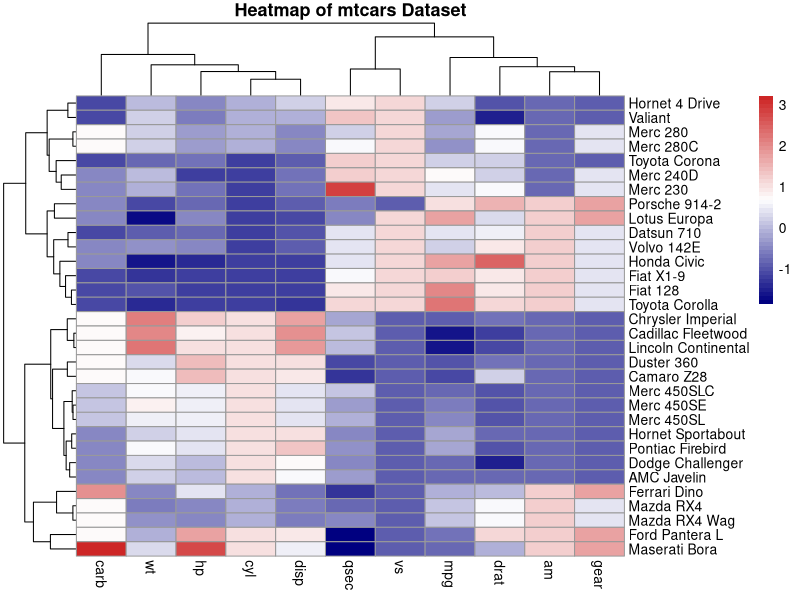
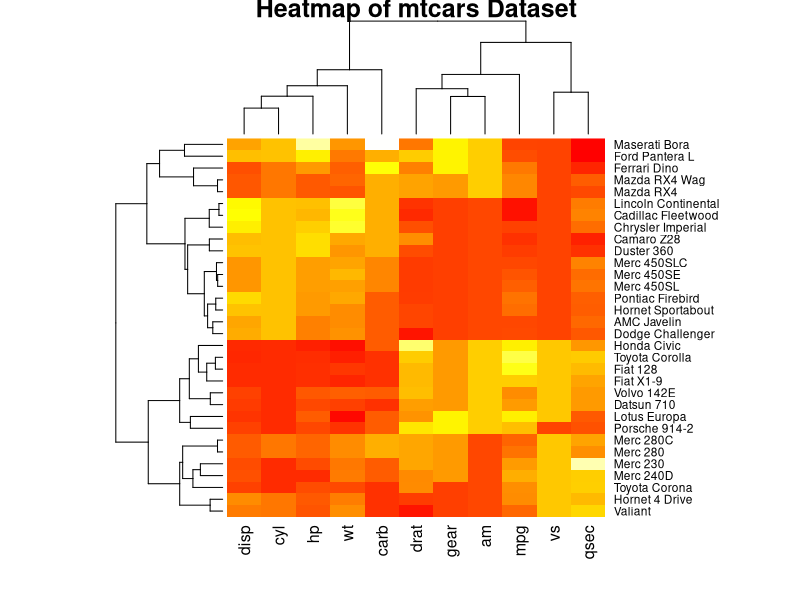

Write R code to recreate these figures, in order.
# Load dataset
data(mtcars)

# View first few rows
head(mtcars)

# Scale the dataset
mtcars_scaled <- scale(mtcars)

# View scaled data
head(mtcars_scaled)

# -------------------------------
# Heatmap using base R
# -------------------------------

png("mtcars_heatmap_base.png", width = 800, height = 600)

heatmap(
  mtcars_scaled,
  main = "Heatmap of mtcars Dataset",
  col = heat.colors(256),
  scale = "none"
)

dev.off()


# -------------------------------
# Heatmap using pheatmap package
# -------------------------------

library(pheatmap)

png("mtcars_heatmap_pheatmap.png", width = 800, height = 600)

pheatmap(
  mtcars_scaled,
  main = "Heatmap of mtcars Dataset",
  color = colorRampPalette(c("navy", "white", "firebrick3"))(50),
  cluster_rows = TRUE,
  cluster_cols = TRUE
)

dev.off()
